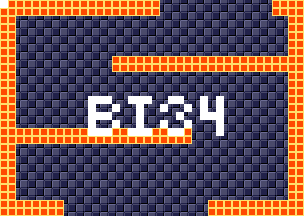

This is a level from a 2D game, rendered from its Tiled map with the project's own tilesets. A one-line summary and the map file follow, with tile-layer data summarised:
An orthogonal 38x27 tile map with 8x8 px tiles, 4 tile layers (background, foreground, room numbers, Objects), 15 tilesets.

<map version="1.5" tiledversion="1.7.1" orientation="orthogonal" renderorder="right-down" width="38" height="27" tilewidth="8" tileheight="8" infinite="0" nextlayerid="11" nextobjectid="1">
 <tileset firstgid="1" source="tilesheets/tsKarniMata.tsx" />
 <tileset firstgid="1025" source="tilesheets/tsVoodooWasp.tsx" />
 <tileset firstgid="2049" source="tilesheets/tsBurial.tsx" />
 <tileset firstgid="3073" source="tilesheets/tsBlueTemple.tsx" />
 <tileset firstgid="4097" source="tilesheets/tsGoddess.tsx" />
 <tileset firstgid="5121" source="tilesheets/tsKonark.tsx" />
 <tileset firstgid="6145" name="sEnemies" tilewidth="8" tileheight="8" tilecount="1024" columns="32">
  <image source="../grapx/tilesheets/sObjects.bmp" trans="ff94ff" width="256" height="256" />
 </tileset>
 <tileset firstgid="7169" source="tilesheets/tsIceTemple.tsx" />
 <tileset firstgid="8193" source="tilesheets/tsLavaArea.tsx" />
 <tileset firstgid="9217" source="tilesheets/tsBossArea.tsx" />
 <tileset firstgid="10241" source="tilesheets/tsPegu.tsx" />
 <tileset firstgid="11265" source="tilesheets/sTiwanakuTemple.tsx" />
 <tileset firstgid="12289" source="tilesheets/sIndraTemple.tsx" />
 <tileset firstgid="13313" source="tilesheets/sTeleport.tsx" />
 <tileset firstgid="14337" source="tilesheets/sObjects.tsx" />
 <layer id="2" name="background" width="38" height="27">
  <data>[1026 cells, 1026 non-empty, 2 distinct tile ids]</data>
 </layer>
 <layer id="1" name="foreground" width="38" height="27">
  <data>[1026 cells, 268 non-empty, 1 distinct tile ids]</data>
 </layer>
 <layer id="7" name="room numbers" width="38" height="27">
  <data>[1026 cells, 41 non-empty, 1 distinct tile ids]</data>
 </layer>
 <layer id="10" name="Objects" width="38" height="27">
  <data>[1026 cells, 0 non-empty, 0 distinct tile ids]</data>
 </layer>
</map>
